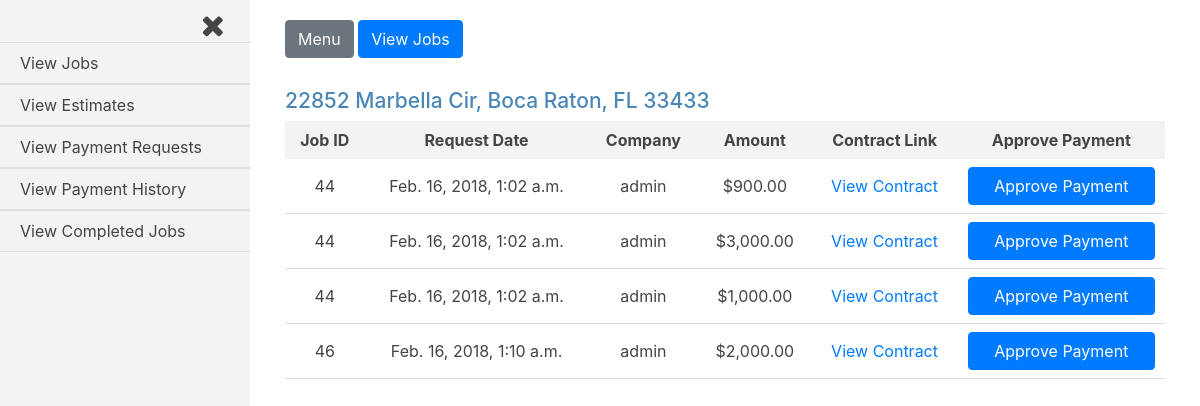
The app's page /payment_requests/unapproved_payments (signed in), older data.
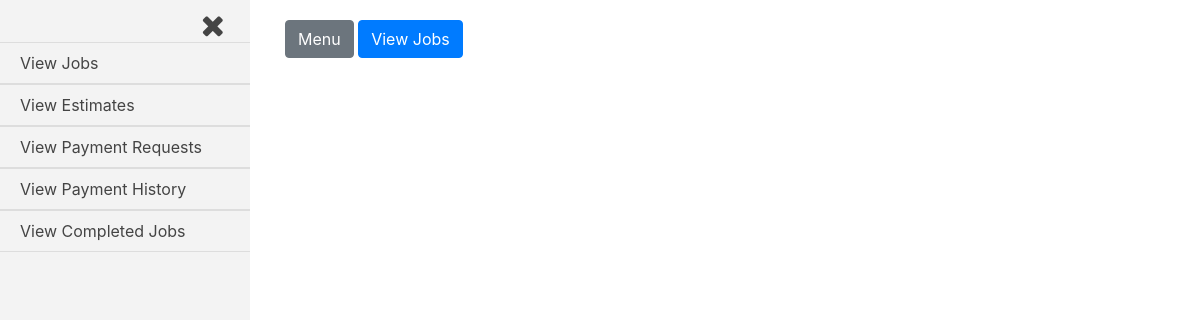
The same page, newer data.
### jobs/models.py (models this page shows, shortened)
class House(models.Model):
    address = models.CharField(max_length=250)
    companies = models.ManyToManyField(settings.AUTH_USER_MODEL, through='Current_Worker')
    proposed_jobs = models.BooleanField(default=False)
    pending_payments = models.BooleanField(default=False)
    payment_history = models.BooleanField(default=False)
    completed_jobs = models.BooleanField(default=False)
    def __str__(self):
        return self.address

class Request_Payment(models.Model):
    job = models.ForeignKey(Job, on_delete=models.CASCADE)
    submit_date = models.DateTimeField(auto_now_add=True, blank=True)
    approved_date = models.DateTimeField(auto_now_add=True, blank=True)
    house = models.ForeignKey(House, on_delete=models.CASCADE)
    amount = models.DecimalField(max_digits=8, decimal_places=2, default=0.00)
    approved = models.BooleanField(default=False)

class Job(models.Model):
    house = models.ForeignKey(House, on_delete=models.CASCADE)
    company = models.ForeignKey(settings.AUTH_USER_MODEL, on_delete=models.CASCADE)
    start_amount = models.DecimalField(max_digits=8, decimal_places=2, default=0.00)
    start_date = models.DateTimeField(auto_now_add=True, blank=True)
    total_paid = models.DecimalField(max_digits=8, decimal_places=2, default=0.00)
    approved = models.BooleanField(default=False)
    def generate_filename(self, filename):
        file_path = 'uploads/{}/{}'.format(str(self.house.address), str(filename))
        return file_path
    document_link = models.FileField(upload_to=generate_filename)
    balance_amount = models.DecimalField(max_digits=8, decimal_places=2, default=0.00)

### payment_requests/views.py (the view)
@login_required
def unapproved_payments(request):
        current_user = request.user
        if current_user.is_active and current_user.is_staff:
            houses = House.objects.filter(pending_payments=True)
            payments = Request_Payment.objects.filter(approved=False)
            form = Approve_Payment()
            template = loader.get_template('payment_requests/unapproved_payments.html')
            context = {
                'houses': houses,
                'payments': payments,
                'current_user': current_user,
                'form': form,
            }
            if request.method == 'POST':
                form = Approve_Payment(request.POST)
                if form.is_valid():
                    p_id = int(request.POST.get('p_id'))
                    job_id = int(request.POST.get('job_id'))
                    address = str(request.POST.get('job_house'))
                    house = House.objects.filter(address=address)
                    payment = Request_Payment.objects.filter(id=p_id)
                    request_amount = payment[0].amount
                    job = Job.objects.filter(id=job_id)
                    total_paid = job[0].total_paid
                    new_total_paid = total_paid + request_amount
                    """update approved column to True and set approved_date to the time the payment was
                    approved and update the total_paid column for the job"""
                    job.update(total_paid=new_total_paid)
                    payment.update(approved=True, approved_date=datetime.now())
                    job.update(balance_amount=job[0].balance)
                    house.update(payment_history=True)
                    if job[0].balance <= 0:
                        house.update(completed_jobs=True)
                    """if there are no more unapproved payments for a house,
                    set pending_payments=False for that specific house
                    AND if a company has no more jobs for a house with a balance greater than zero,
                    then set current=False for them in the table jobs_current_worker
                    """
                    flags = [
                                Request_Payment.objects.filter(house=house[0], approved=False),
                                Job.objects.filter(company=job[0].company, house=job[0].house, balance_amount__gt=0),
                            ]
                    if not flags[0]:
                        house.update(pending_payments=False, payment_history=True)
                    if not flags[1]:
                        worker = Current_Worker.objects.filter(company=job[0].company, house=job[0].house)
                        worker.update(current=False)
            else:
                form = Approve_Payment()
            return HttpResponse(template.render(context, request))
        else:
            return HttpResponseRedirect('/accounts/login')

### payment_requests/forms.py
class Approve_Payment(ModelForm, forms.Form):
    class Meta:
        model = Request_Payment
        exclude = ['job', 'amount', 'approved', 'house']
        widgets = {
        }
        labels = {
        }

### payment_requests/templates/payment_requests/unapproved_payments.html (shortened to what this page needs)
{% extends 'base_login_admin.html' %}
{% load humanize %}
{% load static %}
{% block content %}
{% for house in houses %}
<div class="job-container">
  <div class="house">
    <h3 class="house-address">{{house.address}}</h3>
  </div>
  <table class="job-summary">
    <tr class="job-headings">
      <th>Job ID</th>
      <th>Request Date</th>
      <th>Company</th>
      <th>Amount</th>
      <th>Contract Link</th>
      {% if request.user.is_superuser %}
      <th>Approve Payment</th>
      {% endif %}
    </tr>
    {% for p in payments %}
      {% if p.job.house.address == house.address %}
    <tr class="job-info">
      <td>{{p.job.id}}</td>
      <td>{{p.job.start_date}}</td>
      <td>{{p.job.company}}</td>
      <td>${{p.amount|intcomma}}</td>
      <td><a href="{{p.job.document_link.url}}">View Contract</a></td>
      {% if request.user.is_superuser %}
      <td>
        <form class="approve-payment-form" action="" method="post">
          <input class="btn btn-primary approve-payment" type="submit" value="Approve Payment">
        </form>
      </td>
      {% endif %}
    </tr>
      {% endif %}
    {% endfor %}
  </table>
</div>
{% endfor %}
{% endblock content %}

Row changes from the older to the newer data that the page shows:
no longer on this page (row edited): House: address "22852 Marbella Cir, Boca Raton, FL 33433"
removed Request_Payment: job.id "44", job.start_date "Feb. 16, 2018, 1:02 a.m.", job.company "admin", amount "900.00"
removed Request_Payment: job.id "44", job.start_date "Feb. 16, 2018, 1:02 a.m.", job.company "admin", amount "3,000.00"
removed Request_Payment: job.id "44", job.start_date "Feb. 16, 2018, 1:02 a.m.", job.company "admin", amount "1,000.00"
removed Request_Payment: job.id "46", job.start_date "Feb. 16, 2018, 1:10 a.m.", job.company "admin", amount "2,000.00"
